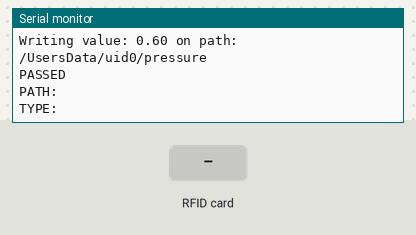
This sketch was run on a simulated ESP8266 (NodeMCU). Shown: the last lines printed to the serial monitor. The inputs (shaded band) are chosen by the test bench. WiFi joins after 1.5 s; servers stay silent unless stated.

Above: at 3.2 s.
3.3 s: RFID card 5E 7A 19 C4 held to the reader
At 4.6 s:
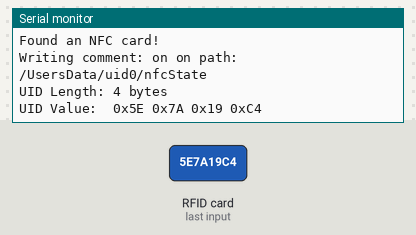
4.9 s: RFID card 5E 7A 19 C4 held to the reader
At 5.04 s:
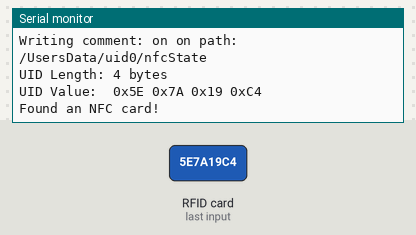

Measured:
- after the input at 3.3 s, the serial monitor: prints a new line at once (image 1)

The sketch:

Scan_PN532_Firebase.ino
```cpp
#include <Arduino.h>
#if defined(ESP32)
  #include <WiFi.h>
#elif defined(ESP8266)
  #include <ESP8266WiFi.h>
#endif
#include <Firebase_ESP_Client.h>
#include <Wire.h>
#include <Adafruit_Sensor.h>
#include <Adafruit_PN532.h>

/* PROVIDE THE TOKEN GENERATION PROCESS INFO. */
#include "addons/TokenHelper.h"

/* PROVIDE THE RTDB PAYLOAD PRINTING INFO AND OTHER HELPER FUNCTIONS. */
#include "addons/RTDBHelper.h"

#define WIFI_SSID "DREAMSLAB UNIFI"
#define WIFI_PASSWORD "@DREAMSLAB2023"
#define API_KEY "AIzaSyDM9hcFzlLNO2tJnLD7rLxZkgWgFJ3bTTM"
#define USER_EMAIL "tepmarot050403@gmail.com"
#define USER_PASSWORD "@-Tepmarot050403@&$#%"
#define DATABASE_URL "https://fir-96cdf-default-rtdb.asia-southeast1.firebasedatabase.app/"

// Define I2C pins for ESP32
#define SDA_PIN 36
#define SCL_PIN 35

// Create the PN532 object using the I2C bus
Adafruit_PN532 nfc(SDA_PIN, SCL_PIN);

/* DEFINE FIREBASE OBJECTS */
FirebaseData fbdo;
FirebaseAuth auth;
FirebaseConfig config;

/* VARIABLE TO SAVE USER UID */
String uid;

/* VARIABLES TO SAVE DATABASE PATHS */
String databasePath;
String tempPath;
String humPath;
String presPath;
String nfcPath;  /* NFC STATE PATH */

/* BME280 SENSOR */
/* ADAFRUIT_BME280 BME; I2C */
float temperature;
float humidity;
float pressure;
float contador = 1.0;  /* SENSOR SIMULATION COUNTER   */

/* TIMER VARIABLES (SEND NEW READINGS EVERY FIVE SECONDS) */
unsigned long sendDataPrevMillis = 0;
unsigned long timerDelay = 5000;

/* NFC SCAN COUNTER */
int scanCounter = 0;

/* INITIALIZE WIFI */
void initWiFi() {
    WiFi.begin(WIFI_SSID, WIFI_PASSWORD);
    Serial.print("Connecting to WiFi ..");
    while (WiFi.status() != WL_CONNECTED) {
        Serial.print('.');
        delay(1000);
    }
    Serial.println(WiFi.localIP());
    Serial.println();
}

/* WRITE FLOAT VALUES TO THE DATABASE */

void sendFloat(String path, float value) {
    if (Firebase.RTDB.setFloat(&fbdo, path.c_str(), value)) {
        Serial.print("Writing value: ");
        Serial.print(value);
        Serial.print(" on path: ");
        Serial.println(path);
        Serial.println("PASSED");
        Serial.println("PATH: " + fbdo.dataPath());
        Serial.println("TYPE: " + fbdo.dataType());
    } else {
        Serial.println("FAILED");
        Serial.println("REASON: " + fbdo.errorReason());
    }
}

/* SEND STRING COMMENTS BASED ON SCAN COUNT  */
void sendNFCComment(String comment) {
    String commentPath = databasePath + "/nfcState";  /* PATH FOR COMMENTS */
    if (Firebase.RTDB.setString(&fbdo, commentPath.c_str(), comment.c_str())) {
        Serial.print("Writing comment: ");
        Serial.print(comment);
        Serial.print(" on path: ");
        Serial.println(commentPath);
    } else {
        Serial.println("FAILED TO WRITE COMMENT");
        Serial.println("REASON: " + fbdo.errorReason());
    }
}

void setup() {
    Serial.begin(115200);
    initWiFi();

    /* ASSIGN THE API KEY (REQUIRED) */
    config.api_key = API_KEY;

    /* ASSIGN THE USER SIGN IN CREDENTIALS */
    auth.user.email = USER_EMAIL;
    auth.user.password = USER_PASSWORD;

    /* ASSIGN THE RTDB URL (REQUIRED) */
    config.database_url = DATABASE_URL;

    Firebase.reconnectWiFi(true);
    fbdo.setResponseSize(4096);

    /* ASSIGN THE CALLBACK FUNCTION FOR THE LONG RUNNING TOKEN GENERATION TASK   */
    config.token_status_callback = tokenStatusCallback; /* SEE ADDONS/TOKENHELPER.H */

    /* ASSIGN THE MAXIMUM RETRY OF TOKEN GENERATION */
    config.max_token_generation_retry = 5;

    /* INITIALIZE THE LIBRARY WITH THE FIREBASE AUTHEN AND CONFIG */
    Firebase.begin(&config, &auth);

    /* GETTING THE USER UID MIGHT TAKE A FEW SECONDS */
    Serial.println("Getting User UID");
    while ((auth.token.uid) == "") {
        Serial.print('.');
        delay(1000);
    }

    /* PRINT USER UID */
    uid = auth.token.uid.c_str();
    Serial.print("User UID: ");
    Serial.println(uid);

    /* UPDATE DATABASE PATH */
    databasePath = "/UsersData/" + uid;

    /* UPDATE DATABASE PATH FOR SENSOR READINGS */
    tempPath = databasePath + "/temperature"; /* --> USERSDATA/<USER_UID>/TEMPERATURE */
    humPath = databasePath + "/humidity";     /* --> USERSDATA/<USER_UID>/HUMIDITY */
    presPath = databasePath + "/pressure";    /* --> USERSDATA/<USER_UID>/PRESSURE */

    /* INITIALIZE NFC */
    nfc.begin();
    nfc.SAMConfig();
    Serial.println("Waiting for an NFC card...");
}

void loop() {
    /* SEND NEW READINGS TO DATABASE */
    if (Firebase.ready() && (millis() - sendDataPrevMillis > timerDelay || sendDataPrevMillis == 0)) {
        sendDataPrevMillis = millis();

        /* SIMULATED SENSOR READINGS FOR TESTING */
        if (contador > 20) {
            contador = 1.0;
        }
        contador = contador + 1;
        temperature = contador * 0.1;
        humidity = contador * 0.2;
        pressure = contador * 0.3;

        /* SEND READINGS TO DATABASE */
        sendFloat(tempPath, temperature);
        sendFloat(humPath, humidity);
        sendFloat(presPath, pressure);
    }

    /* NFC SCAN */
    uint8_t uid[] = {0, 0, 0, 0, 0, 0, 0};
    uint8_t uidLength;

    if (nfc.readPassiveTargetID(PN532_MIFARE_ISO14443A, uid, &uidLength)) {
        Serial.println("Found an NFC card!");

        /* INCREMENT THE SCAN COUNTER */
        scanCounter++;
        if (scanCounter == 1) {
            sendNFCComment("on"); /* FIRST SCAN */
        } else if (scanCounter == 2) {
            sendNFCComment("off"); /* SECOND SCAN */
            scanCounter = 0; /* RESET THE COUNTER AFTER THE SECOND SCAN  */
        }

        /* PRINT THE UID */
        Serial.print("UID Length: "); Serial.print(uidLength, DEC); Serial.println(" bytes");
        Serial.print("UID Value: ");
        for (uint8_t i = 0; i < uidLength; i++) {
            Serial.print(" 0x"); Serial.print(uid[i], HEX);
        }
        Serial.println("");

        /* WAIT FOR A SECOND BEFORE CHECKING FOR THE NEXT CARD */
        delay(1000);
    }
}  
```
